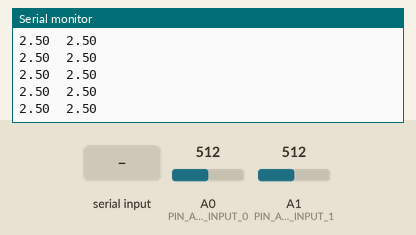
This sketch was run on a simulated Arduino Uno, built with avr-gcc and run on an emulated ATmega328P. On the bench: the last lines printed to the serial monitor. Inputs (shaded band) come from the test bench; at power-on: A0 (PIN_ANALOG_INPUT_0) = 512, A1 (PIN_ANALOG_INPUT_1) = 512.

Above: at 1.2 s.
1.3 s: A0 (PIN_ANALOG_INPUT_0) set to 716
At 1.32 s:
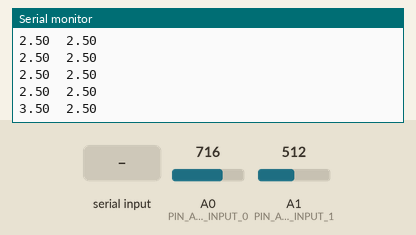
2.8 s: A1 (PIN_ANALOG_INPUT_1) set to 716
At 2.83 s:
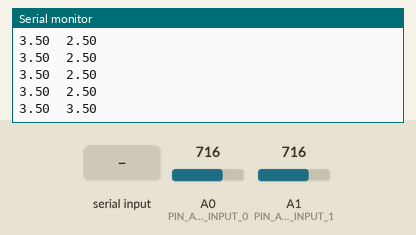
4.3 s: "pin0: \n" received over Serial
At 4.65 s:
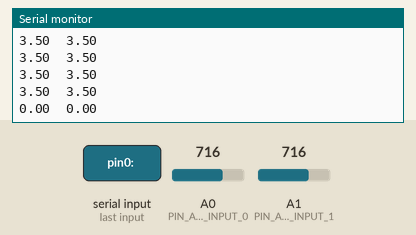
5.8 s: A0 (PIN_ANALOG_INPUT_0) set to 900
At 5.87 s:
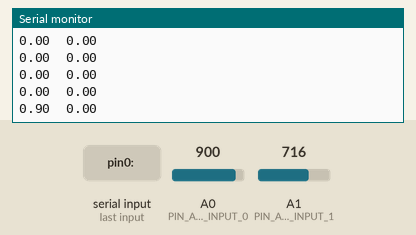
7.3 s: A1 (PIN_ANALOG_INPUT_1) set to 900
At 7.38 s:
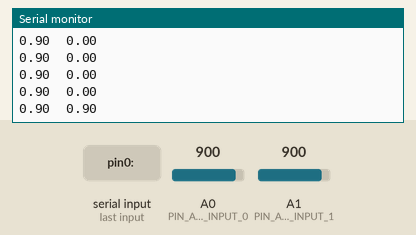
Timing chart, 0 to 9.8 s (numbered marks = the images above; inputs shaded):
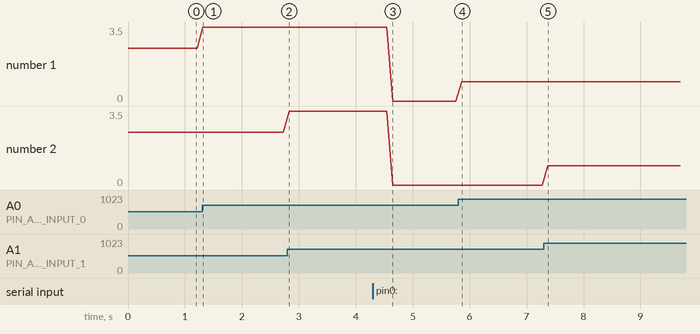

Measured:
- after the input at 1.3 s, the serial monitor: prints a new line at once (image 1)
- after the input at 2.8 s, the serial monitor: prints a new line at once (image 2)
- after the input at 4.3 s, the serial monitor: prints a new line after 0.35 s (image 3)
- after the input at 5.8 s, the serial monitor: prints a new line after 0.06 s (image 4)
- after the input at 7.3 s, the serial monitor: prints a new line after 0.08 s (image 5)
- plotted number 1: 2.5 → 3.5 after the input at 1.3 s, 3.5 → 0 after the input at 4.3 s, 0 → 0.9 after the input at 5.8 s
- plotted number 2: 3.5 → 0 after the input at 4.3 s

The sketch:

LCCA21_pillow.ino
```cpp
//ロードセル枕
//アナログピン番号
const int PIN_ANALOG_INPUT_0 = 0;
const int PIN_ANALOG_INPUT_1 = 1;
// 初期化用
float initial_pin0 = 0.0f;
float initial_pin1 = 0.0f;

void setup() {
  Serial.begin( 9600 );
}

void loop() {
  int i_pin0 = analogRead( PIN_ANALOG_INPUT_0 );
  int i_pin1 = analogRead( PIN_ANALOG_INPUT_1 );
  float f_pin0 = i_pin0 * 5.0 / 1023.0;
  float f_pin1 = i_pin1 * 5.0 / 1023.0;

  // 初期化："0"を受け取ると，その時の値をベースライン（＝0）とする
   if ( Serial.available() ) {
    char mode = Serial.read();
    switch (mode) {
      case '0' :
          initial_pin0 = f_pin0;
          initial_pin1 = f_pin1;
        break;
      default:
        break;
    }
  }
  f_pin0 -= initial_pin0;
  f_pin1 -= initial_pin1;

  //Serial.print( "pin0: " );
  Serial.print( f_pin0 );
  Serial.print("\t");
  //Serial.print( "pin1: " );
  Serial.print( f_pin1 );
  Serial.print("\n");
  delay( 100 );
}
```
